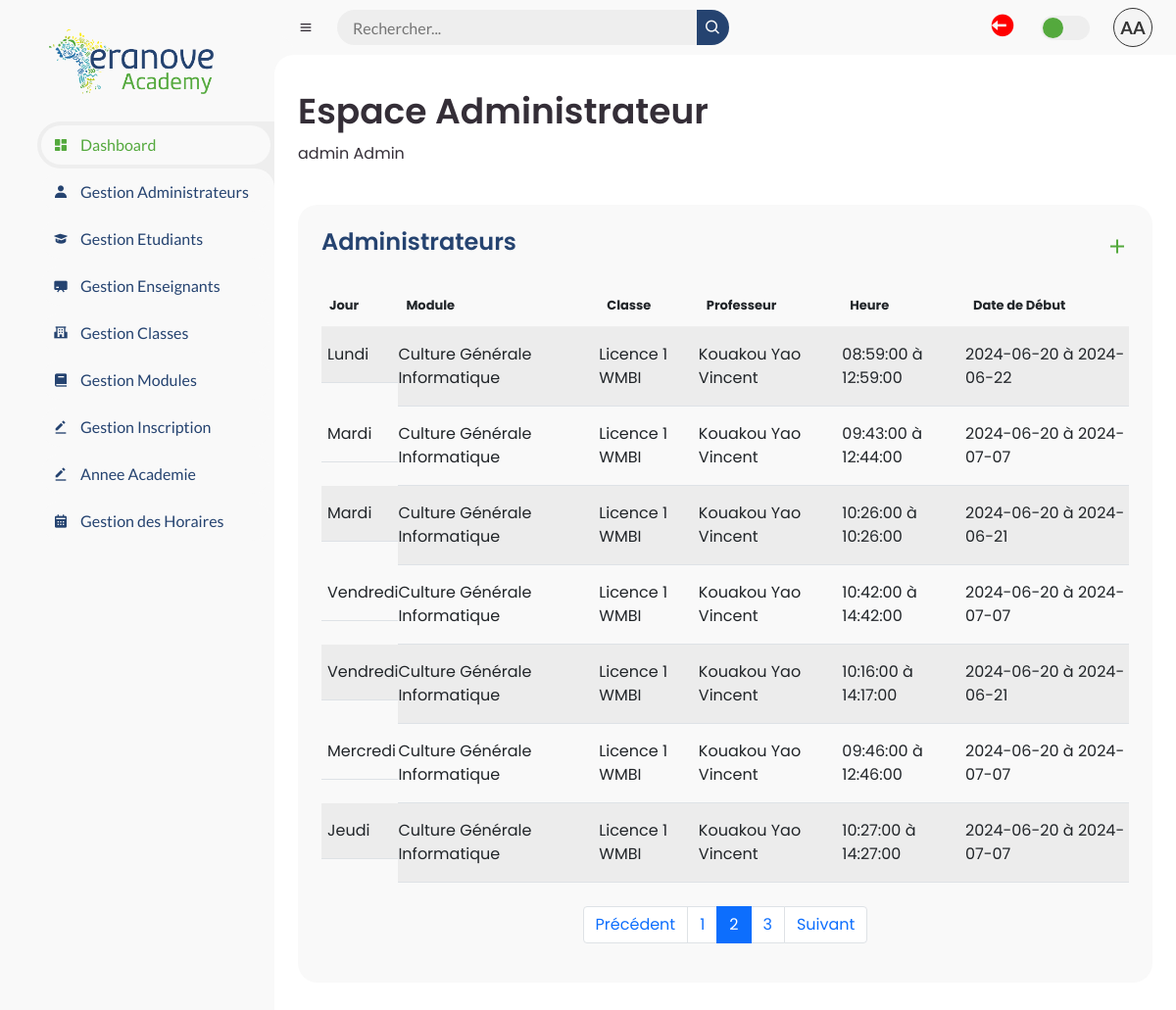
Screenshot of /admin/horaire.php?page=2 (signed in) with the database file from the repository.
### tables this page shows
CREATE TABLE `emploi_du_temps` (
  `id` int(11) NOT NULL,
  `user_id` int(11) DEFAULT NULL,
  `module_id` int(11) DEFAULT NULL,
  `classe_id` int(11) DEFAULT NULL,
  `jour` enum('Lundi','Mardi','Mercredi','Jeudi','Vendredi','Samedi','Dimanche') DEFAULT NULL,
  `heure_debut` time DEFAULT NULL,
  `heure_fin` time DEFAULT NULL,
  `date_debut` date NOT NULL,
  `date_fin` date NOT NULL,
  `google_meet` varchar(255) DEFAULT NULL
);

CREATE TABLE `modules` (
  `id` int(11) NOT NULL,
  `name` varchar(100) NOT NULL,
  `description` text DEFAULT NULL,
  `teacher_id` int(11) DEFAULT NULL
);

CREATE TABLE `classes` (
  `id` int(11) NOT NULL,
  `name` varchar(100) NOT NULL,
  `description` text DEFAULT NULL
);

### admin/horaire.php (the view, shortened to what this page needs)
<?php
include 'db.php';
$page = isset($_GET['page']) && is_numeric($_GET['page']) ? (int)$_GET['page'] : 1;
$records_per_page = 7;
$offset = ($page - 1) * $records_per_page;
$sql = "SELECT emploi_du_temps.jour, emploi_du_temps.heure_debut, emploi_du_temps.heure_fin, modules.name AS nom_module,
                CONCAT(users.username, ' ', users.prenom) AS nom_professeur, classes.name AS classe,
                emploi_du_temps.google_meet, emploi_du_temps.date_debut, emploi_du_temps.date_fin
        FROM emploi_du_temps
        JOIN modules ON emploi_du_temps.module_id = modules.id
        JOIN users ON emploi_du_temps.user_id = users.id
        JOIN classes ON emploi_du_temps.classe_id = classes.id
        ORDER BY emploi_du_temps.date_debut ASC
        LIMIT :offset, :records_per_page";
$stmt = $pdo->prepare($sql);
$stmt->bindParam(':offset', $offset, PDO::PARAM_INT);
$stmt->bindParam(':records_per_page', $records_per_page, PDO::PARAM_INT);
$stmt->execute();
$horaires = $stmt->fetchAll(PDO::FETCH_ASSOC);
$total_stmt = $pdo->query("SELECT COUNT(*) AS total FROM emploi_du_temps");
$total_rows = $total_stmt->fetch()['total'];
$total_pages = ceil($total_rows / $records_per_page);
?>
<?php include 'layout/header.php'; ?>
        <div class="table-data">
            <div class="order">
            <div class="head">
                <h3>Administrateurs</h3>
                <i class='bx bx-plus' data-bs-toggle="modal" data-bs-target="#exampleModal"></i>
            </div>
                <table class="table table-striped">
                    <thead>
                        <tr>
                            <th>Jour</th>
                            <th>Module</th>
                            <th>Classe</th>
                            <th>Professeur</th>
                            <th>Heure</th>
                            <th>Date de Début</th>
                        </tr>
                    </thead>
                    <tbody>
                        <?php foreach ($horaires as $horaire): ?>
                        <tr>
                            <td><?php echo htmlspecialchars($horaire['jour']); ?></td>
                            <td><?php echo htmlspecialchars($horaire['nom_module']); ?></td>
                            <td><?php echo htmlspecialchars($horaire['classe']); ?></td>
                            <td><?php echo htmlspecialchars($horaire['nom_professeur']); ?></td>
                            <td><?php echo htmlspecialchars($horaire['heure_debut']); ?> à <?php echo htmlspecialchars($horaire['heure_fin']); ?></td>
                            <td><?php echo htmlspecialchars($horaire['date_debut']); ?> à <?php echo htmlspecialchars($horaire['date_fin']); ?></td>
                        </tr>
                        <?php endforeach; ?>
                    </tbody>
                </table>
                <ul class="pagination justify-content-center mt-4">
                    <?php if ($page > 1): ?>
                    <li class="page-item"><a class="page-link" href="?page=<?php echo $page - 1; ?>">Précédent</a></li>
                    <?php endif; ?>
                    <?php for ($i = 1; $i <= $total_pages; $i++): ?>
                    <li class="page-item <?php if ($i === $page) echo 'active'; ?>"><a class="page-link" href="?page=<?php echo $i; ?>"><?php echo $i; ?></a></li>
                    <?php endfor; ?>
                    <?php if ($page < $total_pages): ?>
                    <li class="page-item"><a class="page-link" href="?page=<?php echo $page + 1; ?>">Suivant</a></li>
                    <?php endif; ?>
                </ul>
            </div>
        </div>
</main>
<?php include 'layout/footer.php'; ?>

### admin/layout/header.php (shortened to what this page needs)
<?php
$role = isset($_SESSION['role']) ? $_SESSION['role'] : '';
$username = isset($_SESSION['username']) ? $_SESSION['username'] : 'Nom non défini';
$prenom = isset($_SESSION['prenom']) ? $_SESSION['prenom'] : 'Prénom non défini';
function getInitials($username, $prenom) {
    $initials = strtoupper(mb_substr($username, 0, 1, 'UTF-8') . mb_substr($prenom, 0, 1, 'UTF-8'));
    return $initials;
}
$initials = getInitials($username, $prenom);
?>
<!DOCTYPE html>
<html lang="en">
<head>
    <link href='https://unpkg.com/boxicons@2.0.9/css/boxicons.min.css' rel='stylesheet'>
    <link rel="stylesheet" href="style.css">
    <link href="https://cdn.jsdelivr.net/npm/bootstrap@5.0.2/dist/css/bootstrap.min.css" rel="stylesheet">
</head>
<body>
<section id="sidebar">
    <a href="#" class="brand">
        <span class="text"><img src="../images/logo.png" alt="logo"></span>
    </a>
    <ul class="side-menu top">
    <?php if ($role == 'admin'): ?>
        <li class="active">
            <a href="index.php">
                <i class='bx bxs-dashboard'></i>
                <span class="text">Dashboard</span>
            </a>
        </li>
            <li>
                <a href="listeAdmins.php">
                    <i class='bx bxs-user'></i>
                    <span class="text">Gestion Administrateurs</span>
                </a>
            </li>
            <li>
                <a href="listeEtudiants.php">
                    <i class='bx bxs-graduation'></i>
                    <span class="text">Gestion Etudiants</span>
                </a>
            </li>
            <li>
                <a href="listeEnseignant.php">
                    <i class='bx bxs-chalkboard'></i>
                    <span class="text">Gestion Enseignants</span>
                </a>
            </li>
            <li>
                <a href="listeClasse.php">
                    <i class='bx bxs-school'></i>
                    <span class="text">Gestion Classes</span>
                </a>
            </li>
            <li>
                <a href="listeModule.php">
                    <i class='bx bxs-book'></i>
                    <span class="text">Gestion Modules</span>
                </a>
            </li>
            <li>
                <a href="gestionAffectation.php">
                    <i class='bx bxs-edit-alt'></i>
                    <span class="text">Gestion Inscription</span>
                </a>
            </li>
            <li>
                <a href="periode.php">
                    <i class='bx bxs-edit-alt'></i>
                    <span class="text">Annee Academie</span>
                </a>
            </li>
            <li>
        <a href="horaire.php">
            <i class='bx bxs-calendar'></i>
            <span class="text">Gestion des Horaires</span>
        </a>
    </li>
        <?php endif; ?>
    </ul>
</section>
<section id="content">
<nav>
    <i class='bx bx-menu'></i>
    <form action="#">
        <div class="form-input">
            <input type="search" placeholder="Rechercher...">
            <button type="submit" class="search-btn"><i class='bx bx-search'></i></button>
        </div>
    </form>
            <a href="../login/logout.php" class="logout">
                <i class='bx bxs-log-out-circle'></i>
            </a>
    <label for="switch-mode" class="switch-mode"></label>
    <a href="profil.php" class="profile">
        <div class="avatar"><?php echo $initials; ?></div>
    </a>
</nav>
<main>
    <div class="head-title">
        <div class="left">
            <h1>
            <?php
                if ($role == 'student') {
                    echo "Espace Etudiant";
                } elseif ($role == 'teacher') {
                    echo "Espace Enseignant";
                } elseif ($role == 'admin') {
                    echo "Espace Administrateur";
                }
            ?>
            </h1>
            <ul class="breadcrumb">
                <li>
                <?php echo $username . ' ' . $prenom; ?>
                </li>
            </ul>
        </div>
    </div>

### admin/layout/footer.php (shortened to what this page needs)
</section>
</body>
</html>

### rows the page displays
emploi_du_temps: jour "Lundi", module.name "Culture Générale Informatique", classe.name "Licence 1 WMBI", nom_professeur "Kouakou Yao Vincent", heure_debut "08:59:00", heure_fin "12:59:00", date_debut "2024-06-20", date_fin "2024-06-22"
emploi_du_temps: jour "Mardi", module.name "Culture Générale Informatique", classe.name "Licence 1 WMBI", nom_professeur "Kouakou Yao Vincent", heure_debut "09:43:00", heure_fin "12:44:00", date_debut "2024-06-20", date_fin "2024-07-07"
emploi_du_temps: jour "Mardi", module.name "Culture Générale Informatique", classe.name "Licence 1 WMBI", nom_professeur "Kouakou Yao Vincent", heure_debut "10:26:00", heure_fin "10:26:00", date_debut "2024-06-20", date_fin "2024-06-21"
emploi_du_temps: jour "Vendredi", module.name "Culture Générale Informatique", classe.name "Licence 1 WMBI", nom_professeur "Kouakou Yao Vincent", heure_debut "10:42:00", heure_fin "14:42:00", date_debut "2024-06-20", date_fin "2024-07-07"
emploi_du_temps: jour "Vendredi", module.name "Culture Générale Informatique", classe.name "Licence 1 WMBI", nom_professeur "Kouakou Yao Vincent", heure_debut "10:16:00", heure_fin "14:17:00", date_debut "2024-06-20", date_fin "2024-06-21"
emploi_du_temps: jour "Mercredi", module.name "Culture Générale Informatique", classe.name "Licence 1 WMBI", nom_professeur "Kouakou Yao Vincent", heure_debut "09:46:00", heure_fin "12:46:00", date_debut "2024-06-20", date_fin "2024-07-07"
emploi_du_temps: jour "Jeudi", module.name "Culture Générale Informatique", classe.name "Licence 1 WMBI", nom_professeur "Kouakou Yao Vincent", heure_debut "10:27:00", heure_fin "14:27:00", date_debut "2024-06-20", date_fin "2024-07-07"

### other values shown
$initials "AA"
$username "admin"
$prenom "Admin"
